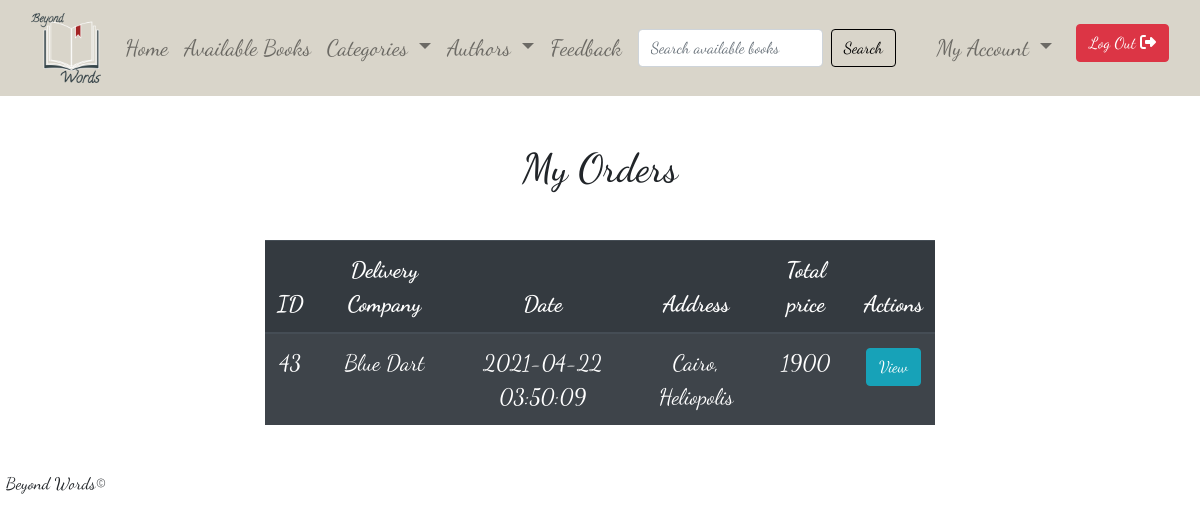
/assets/user/orders.php (signed in), run on the app's committed database.
### tables this page shows
CREATE TABLE `orders` (
  `orderID` int(11) NOT NULL,
  `deliveryCompany` int(11) NOT NULL,
  `date` varchar(255) NOT NULL,
  `userID` int(11) NOT NULL,
  `address` varchar(1000) NOT NULL,
  `total` int(11) NOT NULL
);

CREATE TABLE `deliverycompanies` (
  `id` int(11) NOT NULL,
  `companyName` varchar(255) NOT NULL
);

CREATE TABLE `users` (
  `id` int(11) NOT NULL,
  `userName` varchar(255) NOT NULL,
  `age` int(11) NOT NULL,
  `phone` int(11) NOT NULL,
  `altPhone` int(11) DEFAULT NULL,
  `address` varchar(255) NOT NULL,
  `altAddress` varchar(255) NOT NULL,
  `email` varchar(255) NOT NULL,
  `password` varchar(255) NOT NULL
);

### assets/user/orders.php (the view)
<?php
include("/xampp/htdocs/BeyondWords/assets/generalPHP/configureDB.php");
include("/xampp/htdocs/BeyondWords/assets/shared/header.php");
include("/xampp/htdocs/BeyondWords/assets/shared/nav.php");
$email       = $_SESSION["user"];
$selectUser  = "SELECT * FROM `users` WHERE email = '$email'";
$userQuery   = mysqli_query($connect, $selectUser);
$userRow     = mysqli_fetch_assoc($userQuery);
$userID      = $userRow["id"];
$select      = "SELECT * FROM `orders` LEFT JOIN `deliverycompanies` ON orders.deliveryCompany = deliverycompanies.id LEFT JOIN `users` ON orders.userID = users.id WHERE userID = $userID";
$selectQuery = mysqli_query($connect, $select);
?>
<div class="container mt-5 col-7">
  <h1 class="text-center mb-5">My Orders</h1>
  <table class="table table-striped table-dark">
    <thead>
      <tr>
        <th class="text-center">ID</th>
        <th class="text-center">Delivery Company</th>
        <th class="text-center">Date</th>
        <th class="text-center">Address</th>
        <th class="text-center">Total price</th>
        <th class="text-center">Actions</th>
      </tr>
    </thead>
    <tbody>
      <?php foreach($selectQuery as $selected){ ?>
      <tr>
        <td class="text-center">
          <?php echo $selected["orderID"]; ?>
        </td>
        <td class="text-center">
          <?php echo $selected["companyName"]; ?>
        </td>
        <td class="text-center">
          <?php echo $selected["date"]; ?>
        </td>
        <td class="text-center">
          <?php echo $selected["address"]; ?>
        </td>
        <td class="text-center">
          <?php echo $selected["total"]; ?>
        </td>
        <td class="text-center"><a name="view" href="/BeyondWords/assets/user/viewOrder.php?view=<?php echo $selected["orderID"]; ?>" class="btn btn-info">View</a></td>
      </tr>
      <?php } ?>
    </tbody>
  </table>
</div>
<?php
include("/xampp/htdocs/BeyondWords/assets/shared/footer.php");
?>

### assets/style/style.css (style rules this page uses)
html, body { min-height: 100%; height: 100%; }
body { font-family: 'Dancing Script', cursive; font-size: 1.4rem; }

### data on the page
orders: orderID "43", deliveryCompany.companyName "Blue Dart", date "2021-04-22 03:50:09", userID.address "Cairo, Heliopolis", total "1900"
